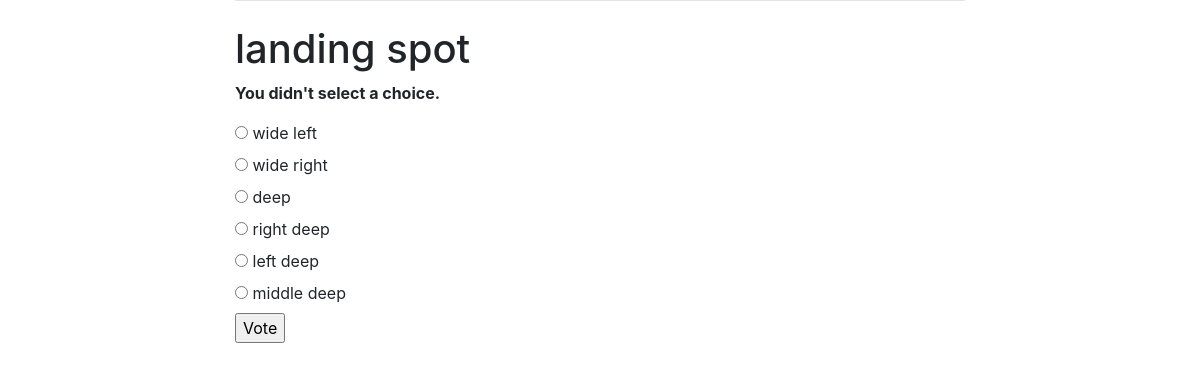
The page /tracker/3/vote/ on the database its author committed.
### tracker/models.py (models this page shows, shortened)
class Question(models.Model):
    question_text = models.CharField(max_length=200)
    pub_date = models.DateTimeField('date published')

class Choice(models.Model):
    question = models.ForeignKey(Question, on_delete=models.CASCADE)
    choice_text = models.CharField(max_length=200)
    votes = models.IntegerField(default=0)

### tracker/views.py (the view)
# urls.py: path('<int:question_id>/vote/', views.vote, name='vote'),
def vote(request, question_id):
    question = get_object_or_404(Question, pk=question_id)
    try:
        selected_choice = question.choice_set.get(pk=request.POST['choice'])
    except (KeyError, Choice.DoesNotExist):
        return render(request, 'tracker/detail.html', {
            'question': question,
            'error_message': "You didn't select a choice.",
        })
    else:
        selected_choice.votes += 1
        selected_choice.save()
        return HttpResponseRedirect(reverse('tracker:results', args=(question.id,)))

### tracker/templates/tracker/detail.html (shortened to what this page needs)
{% extends 'base.html' %}
{% block content %}
<h1>{{ question.question_text }}</h1>
{% if error_message %}<p><strong>{{ error_message }}</strong></p>{% endif %}
<form action="{% url 'tracker:vote' question.id %}" method="post">
{% for choice in question.choice_set.all %}
    <input type="radio" name="choice" id="choice{{ forloop.counter }}" value="{{ choice.id }}">
    <label for="choice{{ forloop.counter }}">{{ choice.choice_text }}</label><br>
{% endfor %}
<input type="submit" value="Vote">
</form>
{% endblock %}

### rows shown on the page
Question: question_text "landing spot"
Choice: choice_text "wide left"
Choice: choice_text "wide right"
Choice: choice_text "deep"
Choice: choice_text "right deep"
Choice: choice_text "left deep"
Choice: choice_text "middle deep"

### other values the page prints
{{ error_message }} "You didn't select a choice."
